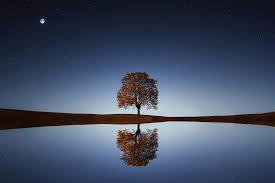
#> input picture src/zajecia_Feb_11/image1.jpeg, 275 x 183 px
$ python pil_a.py
#> lines starting #> are read from the running program, lines starting #| are printed output that depends on the picture
import numpy as np
from PIL import Image

img = Image.open('image1.jpeg')
#> img is the input picture: PIL image 275x183 RGB; mean R, G, B 65.5, 76.7, 98.6
print(img.size)
#| (275, 183)
img.show()
# img2 = img.resize((300, 300))  # przeskalowujemy obrazek
# img2.show()

mm = np.array(img)
print(mm[:, :, 0])
#> (printed output is left out)
print(mm.shape)
#| (183, 275, 3)
nn = mm * 0.25
print(nn.shape)
#| (183, 275, 3)

cc = nn.astype(dtype=np.uint8)
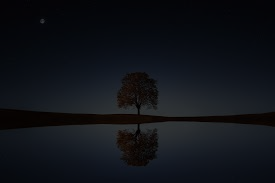
#> cc: shape (183, 275, 3); mean R, G, B 16, 18.8, 24.3
img3 = Image.fromarray(cc)
img3.show()

$ run again, with src/zajecia_Feb_11/image2.jpeg copied over src/zajecia_Feb_11/image1.jpeg
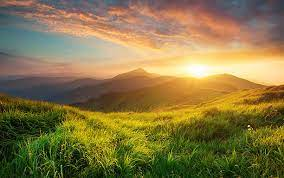
#> input picture src/zajecia_Feb_11/image2.jpeg, 284 x 178 px
#> img is the input picture: PIL image 284x178 RGB; mean R, G, B 135.2, 118.2, 69.6
#| (284, 178)
#> (printed output is left out)
#| (178, 284, 3)
#| (178, 284, 3)
#> `cc = nn.astype(dtype=np.uint8)`:
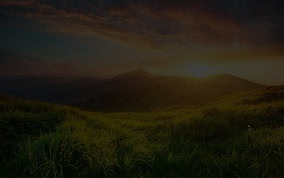
#> cc: shape (178, 284, 3); mean R, G, B 33.4, 29.2, 17.1
